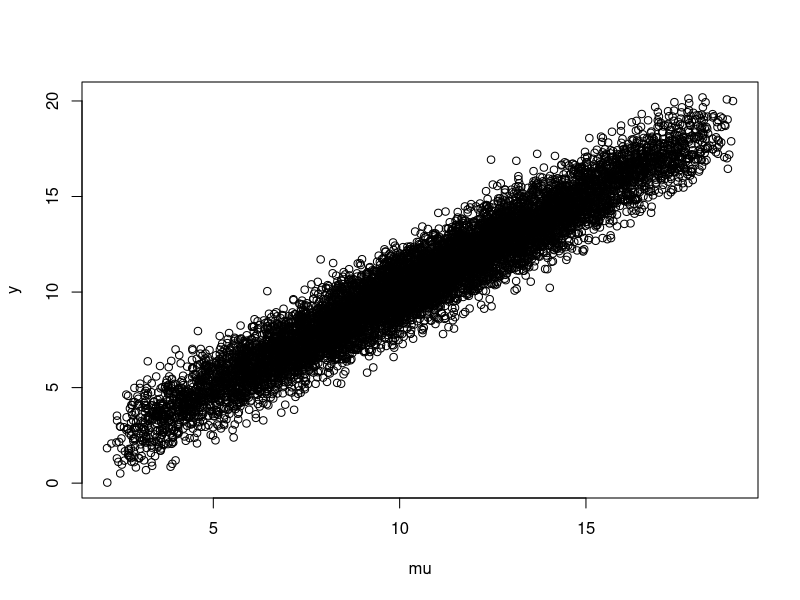

This chart was generated by the following R code: (Note: this script raises an error after producing the figure.)
# Title     : Test what the `predict` function does for simple linear model (`lm`)
# Created by: josef
# Created on: 17.04.20

# 1. Generate Data
n_obs = 10000

x1 = runif(n_obs) * 3
x2 = runif(n_obs) * 2

mu = 2 + 3 * x1 + 4 * x2
y = rnorm(n_obs, mean = mu, sd = 1)

plot(mu, y)

# 2. Fit the model
model = lm("y ~ x1 + x2 ")

# 3. Compare theoretical predictions with `predict` function
beta_0 = model[["coefficients"]][["(Intercept)"]]
beta_1 = model[["coefficients"]][["x1"]]
beta_2 = model[["coefficients"]][["x2"]]

theoretical_prediction = beta_0 + beta_1 * x1 + beta_2 * x2
model_prediction = predict(model)

max_difference = max(abs(theoretical_prediction - model_prediction))
print(paste("Max difference in theoretical and fitted is", max_difference))
